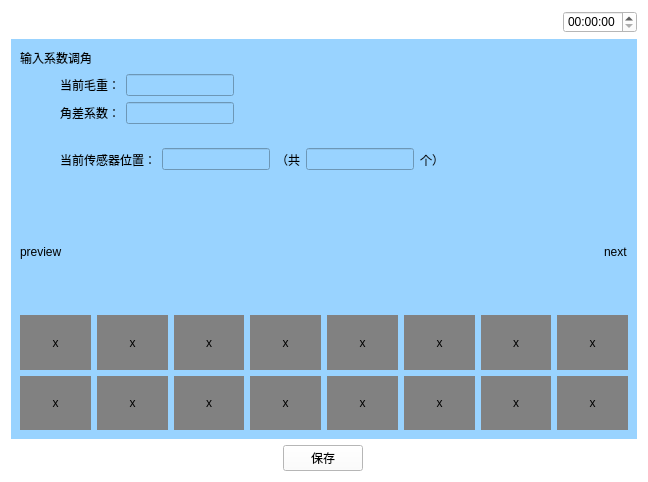
<?xml version="1.0" encoding="UTF-8"?>
<ui version="4.0">
 <class>Shuruxishu</class>
 <widget class="QWidget" name="Shuruxishu">
  <property name="geometry">
   <rect>
    <x>0</x>
    <y>0</y>
    <width>648</width>
    <height>482</height>
   </rect>
  </property>
  <property name="windowTitle">
   <string>Form</string>
  </property>
  <property name="styleSheet">
   <string notr="true">background-color: rgb(255, 255, 255);</string>
  </property>
  <layout class="QVBoxLayout" name="verticalLayout_4" stretch="1,5,1">
   <item>
    <layout class="QHBoxLayout" name="horizontalLayout_5">
     <item>
      <widget class="QPushButton" name="pushButton">
       <property name="text">
        <string/>
       </property>
       <property name="icon">
        <iconset resource="myimages.qrc">
         <normaloff>:/image/images/4g.png</normaloff>:/image/images/4g.png</iconset>
       </property>
       <property name="flat">
        <bool>true</bool>
       </property>
      </widget>
     </item>
     <item>
      <widget class="QPushButton" name="pushButton_2">
       <property name="text">
        <string/>
       </property>
       <property name="icon">
        <iconset resource="myimages.qrc">
         <normaloff>:/image/images/wireless.svg</normaloff>:/image/images/wireless.svg</iconset>
       </property>
       <property name="flat">
        <bool>true</bool>
       </property>
      </widget>
     </item>
     <item>
      <widget class="QPushButton" name="pushButton_3">
       <property name="text">
        <string/>
       </property>
       <property name="icon">
        <iconset resource="myimages.qrc">
         <normaloff>:/image/images/bl.svg</normaloff>:/image/images/bl.svg</iconset>
       </property>
       <property name="flat">
        <bool>true</bool>
       </property>
      </widget>
     </item>
     <item>
      <widget class="QPushButton" name="pushButton_4">
       <property name="text">
        <string/>
       </property>
       <property name="icon">
        <iconset resource="myimages.qrc">
         <normaloff>:/image/images/locate.svg</normaloff>:/image/images/locate.svg</iconset>
       </property>
       <property name="flat">
        <bool>true</bool>
       </property>
      </widget>
     </item>
     <item>
      <spacer name="horizontalSpacer_4">
       <property name="orientation">
        <enum>Qt::Horizontal</enum>
       </property>
       <property name="sizeHint" stdset="0">
        <size>
         <width>40</width>
         <height>20</height>
        </size>
       </property>
      </spacer>
     </item>
     <item>
      <widget class="QTimeEdit" name="timeEdit_2"/>
     </item>
    </layout>
   </item>
   <item>
    <widget class="QWidget" name="widget" native="true">
     <property name="sizePolicy">
      <sizepolicy hsizetype="Preferred" vsizetype="Preferred">
       <horstretch>0</horstretch>
       <verstretch>0</verstretch>
      </sizepolicy>
     </property>
     <property name="contextMenuPolicy">
      <enum>Qt::DefaultContextMenu</enum>
     </property>
     <property name="styleSheet">
      <string notr="true">background-color: rgb(153, 211, 255);</string>
     </property>
     <layout class="QVBoxLayout" name="verticalLayout_2">
      <item>
       <layout class="QHBoxLayout" name="horizontalLayout">
        <item>
         <widget class="QLabel" name="label">
          <property name="text">
           <string>输入系数调角</string>
          </property>
         </widget>
        </item>
        <item>
         <spacer name="horizontalSpacer">
          <property name="orientation">
           <enum>Qt::Horizontal</enum>
          </property>
          <property name="sizeHint" stdset="0">
           <size>
            <width>40</width>
            <height>20</height>
           </size>
          </property>
         </spacer>
        </item>
        <item>
         <layout class="QVBoxLayout" name="verticalLayout"/>
        </item>
       </layout>
      </item>
      <item>
       <layout class="QVBoxLayout" name="verticalLayout_3">
        <item>
         <layout class="QHBoxLayout" name="horizontalLayout_3">
          <item>
           <spacer name="horizontalSpacer_8">
            <property name="orientation">
             <enum>Qt::Horizontal</enum>
            </property>
            <property name="sizeType">
             <enum>QSizePolicy::Preferred</enum>
            </property>
            <property name="sizeHint" stdset="0">
             <size>
              <width>40</width>
              <height>20</height>
             </size>
            </property>
           </spacer>
          </item>
          <item>
           <widget class="QLabel" name="label_2">
            <property name="text">
             <string>当前毛重：</string>
            </property>
           </widget>
          </item>
          <item>
           <widget class="QLineEdit" name="lineEdit">
            <property name="sizePolicy">
             <sizepolicy hsizetype="Preferred" vsizetype="Fixed">
              <horstretch>0</horstretch>
              <verstretch>0</verstretch>
             </sizepolicy>
            </property>
           </widget>
          </item>
          <item>
           <spacer name="horizontalSpacer_6">
            <property name="orientation">
             <enum>Qt::Horizontal</enum>
            </property>
            <property name="sizeHint" stdset="0">
             <size>
              <width>40</width>
              <height>20</height>
             </size>
            </property>
           </spacer>
          </item>
         </layout>
        </item>
        <item>
         <layout class="QHBoxLayout" name="horizontalLayout_4">
          <item>
           <spacer name="horizontalSpacer_9">
            <property name="orientation">
             <enum>Qt::Horizontal</enum>
            </property>
            <property name="sizeType">
             <enum>QSizePolicy::Preferred</enum>
            </property>
            <property name="sizeHint" stdset="0">
             <size>
              <width>40</width>
              <height>20</height>
             </size>
            </property>
           </spacer>
          </item>
          <item>
           <widget class="QLabel" name="label_3">
            <property name="text">
             <string>角差系数：</string>
            </property>
           </widget>
          </item>
          <item>
           <widget class="QLineEdit" name="lineEdit_2">
            <property name="sizePolicy">
             <sizepolicy hsizetype="Preferred" vsizetype="Fixed">
              <horstretch>0</horstretch>
              <verstretch>0</verstretch>
             </sizepolicy>
            </property>
           </widget>
          </item>
          <item>
           <spacer name="horizontalSpacer_7">
            <property name="orientation">
             <enum>Qt::Horizontal</enum>
            </property>
            <property name="sizeHint" stdset="0">
             <size>
              <width>40</width>
              <height>20</height>
             </size>
            </property>
           </spacer>
          </item>
         </layout>
        </item>
        <item>
         <layout class="QHBoxLayout" name="horizontalLayout_6" stretch="0,0,0,0,0,0,0">
          <item>
           <spacer name="horizontalSpacer_10">
            <property name="orientation">
             <enum>Qt::Horizontal</enum>
            </property>
            <property name="sizeType">
             <enum>QSizePolicy::Preferred</enum>
            </property>
            <property name="sizeHint" stdset="0">
             <size>
              <width>40</width>
              <height>20</height>
             </size>
            </property>
           </spacer>
          </item>
          <item>
           <widget class="QLabel" name="label_5">
            <property name="text">
             <string>当前传感器位置：</string>
            </property>
           </widget>
          </item>
          <item>
           <widget class="QLineEdit" name="lineEdit_3">
            <property name="sizePolicy">
             <sizepolicy hsizetype="Preferred" vsizetype="Fixed">
              <horstretch>0</horstretch>
              <verstretch>0</verstretch>
             </sizepolicy>
            </property>
            <property name="minimumSize">
             <size>
              <width>40</width>
              <height>20</height>
             </size>
            </property>
           </widget>
          </item>
          <item>
           <widget class="QLabel" name="label_6">
            <property name="text">
             <string>（共</string>
            </property>
           </widget>
          </item>
          <item>
           <widget class="QLineEdit" name="lineEdit_4">
            <property name="sizePolicy">
             <sizepolicy hsizetype="Fixed" vsizetype="Fixed">
              <horstretch>0</horstretch>
              <verstretch>0</verstretch>
             </sizepolicy>
            </property>
            <property name="minimumSize">
             <size>
              <width>40</width>
              <height>20</height>
             </size>
            </property>
           </widget>
          </item>
          <item>
           <widget class="QLabel" name="label_7">
            <property name="text">
             <string>个）</string>
            </property>
           </widget>
          </item>
          <item>
           <spacer name="horizontalSpacer_11">
            <property name="orientation">
             <enum>Qt::Horizontal</enum>
            </property>
            <property name="sizeHint" stdset="0">
             <size>
              <width>40</width>
              <height>20</height>
             </size>
            </property>
           </spacer>
          </item>
         </layout>
        </item>
       </layout>
      </item>
      <item>
       <layout class="QHBoxLayout" name="horizontalLayout_7">
        <item>
         <widget class="QLabel" name="label_8">
          <property name="text">
           <string>preview</string>
          </property>
         </widget>
        </item>
        <item>
         <spacer name="horizontalSpacer_5">
          <property name="orientation">
           <enum>Qt::Horizontal</enum>
          </property>
          <property name="sizeHint" stdset="0">
           <size>
            <width>40</width>
            <height>20</height>
           </size>
          </property>
         </spacer>
        </item>
        <item>
         <widget class="QLabel" name="label_9">
          <property name="text">
           <string>next</string>
          </property>
         </widget>
        </item>
       </layout>
      </item>
      <item>
       <layout class="QGridLayout" name="gridLayout">
        <item row="0" column="0">
         <widget class="QLabel" name="label_4">
          <property name="styleSheet">
           <string notr="true">background-color: rgb(129, 129, 129);</string>
          </property>
          <property name="text">
           <string>x</string>
          </property>
          <property name="alignment">
           <set>Qt::AlignCenter</set>
          </property>
         </widget>
        </item>
        <item row="0" column="1">
         <widget class="QLabel" name="label_10">
          <property name="styleSheet">
           <string notr="true">background-color: rgb(129, 129, 129);</string>
          </property>
          <property name="text">
           <string>x</string>
          </property>
          <property name="alignment">
           <set>Qt::AlignCenter</set>
          </property>
         </widget>
        </item>
        <item row="0" column="2">
         <widget class="QLabel" name="label_11">
          <property name="styleSheet">
           <string notr="true">background-color: rgb(129, 129, 129);</string>
          </property>
          <property name="text">
           <string>x</string>
          </property>
          <property name="alignment">
           <set>Qt::AlignCenter</set>
          </property>
         </widget>
        </item>
        <item row="0" column="3">
         <widget class="QLabel" name="label_12">
          <property name="styleSheet">
           <string notr="true">background-color: rgb(129, 129, 129);</string>
          </property>
          <property name="text">
           <string>x</string>
          </property>
          <property name="alignment">
           <set>Qt::AlignCenter</set>
          </property>
         </widget>
        </item>
        <item row="0" column="4">
         <widget class="QLabel" name="label_13">
          <property name="styleSheet">
           <string notr="true">background-color: rgb(129, 129, 129);</string>
          </property>
          <property name="text">
           <string>x</string>
          </property>
          <property name="alignment">
           <set>Qt::AlignCenter</set>
          </property>
         </widget>
        </item>
        <item row="0" column="5">
         <widget class="QLabel" name="label_14">
          <property name="styleSheet">
           <string notr="true">background-color: rgb(129, 129, 129);</string>
          </property>
          <property name="text">
           <string>x</string>
          </property>
          <property name="alignment">
           <set>Qt::AlignCenter</set>
          </property>
         </widget>
        </item>
        <item row="0" column="6">
         <widget class="QLabel" name="label_15">
          <property name="styleSheet">
           <string notr="true">background-color: rgb(129, 129, 129);</string>
          </property>
          <property name="text">
           <string>x</string>
          </property>
          <property name="alignment">
           <set>Qt::AlignCenter</set>
          </property>
         </widget>
        </item>
        <item row="0" column="7">
         <widget class="QLabel" name="label_16">
          <property name="styleSheet">
           <string notr="true">background-color: rgb(129, 129, 129);</string>
          </property>
          <property name="text">
           <string>x</string>
          </property>
          <property name="alignment">
           <set>Qt::AlignCenter</set>
          </property>
         </widget>
        </item>
        <item row="1" column="0">
         <widget class="QLabel" name="label_17">
          <property name="styleSheet">
           <string notr="true">background-color: rgb(129, 129, 129);</string>
          </property>
          <property name="text">
           <string>x</string>
          </property>
          <property name="alignment">
           <set>Qt::AlignCenter</set>
          </property>
         </widget>
        </item>
        <item row="1" column="1">
         <widget class="QLabel" name="label_19">
          <property name="styleSheet">
           <string notr="true">background-color: rgb(129, 129, 129);</string>
          </property>
          <property name="text">
           <string>x</string>
          </property>
          <property name="alignment">
           <set>Qt::AlignCenter</set>
          </property>
         </widget>
        </item>
        <item row="1" column="2">
         <widget class="QLabel" name="label_24">
          <property name="styleSheet">
           <string notr="true">background-color: rgb(129, 129, 129);</string>
          </property>
          <property name="text">
           <string>x</string>
          </property>
          <property name="alignment">
           <set>Qt::AlignCenter</set>
          </property>
         </widget>
        </item>
        <item row="1" column="3">
         <widget class="QLabel" name="label_20">
          <property name="styleSheet">
           <string notr="true">background-color: rgb(129, 129, 129);</string>
          </property>
          <property name="text">
           <string>x</string>
          </property>
          <property name="alignment">
           <set>Qt::AlignCenter</set>
          </property>
         </widget>
        </item>
        <item row="1" column="4">
         <widget class="QLabel" name="label_23">
          <property name="styleSheet">
           <string notr="true">background-color: rgb(129, 129, 129);</string>
          </property>
          <property name="text">
           <string>x</string>
          </property>
          <property name="alignment">
           <set>Qt::AlignCenter</set>
          </property>
         </widget>
        </item>
        <item row="1" column="5">
         <widget class="QLabel" name="label_21">
          <property name="styleSheet">
           <string notr="true">background-color: rgb(129, 129, 129);</string>
          </property>
          <property name="text">
           <string>x</string>
          </property>
          <property name="alignment">
           <set>Qt::AlignCenter</set>
          </property>
         </widget>
        </item>
        <item row="1" column="6">
         <widget class="QLabel" name="label_22">
          <property name="styleSheet">
           <string notr="true">background-color: rgb(129, 129, 129);</string>
          </property>
          <property name="text">
           <string>x</string>
          </property>
          <property name="alignment">
           <set>Qt::AlignCenter</set>
          </property>
         </widget>
        </item>
        <item row="1" column="7">
         <widget class="QLabel" name="label_18">
          <property name="styleSheet">
           <string notr="true">background-color: rgb(129, 129, 129);</string>
          </property>
          <property name="text">
           <string>x</string>
          </property>
          <property name="alignment">
           <set>Qt::AlignCenter</set>
          </property>
         </widget>
        </item>
       </layout>
      </item>
     </layout>
    </widget>
   </item>
   <item>
    <layout class="QHBoxLayout" name="horizontalLayout_2">
     <item>
      <widget class="QPushButton" name="returnIndex">
       <property name="font">
        <font>
         <family>AR PL UMing TW MBE</family>
        </font>
       </property>
       <property name="styleSheet">
        <string notr="true">border-image: url(:/image/images/index.svg);</string>
       </property>
       <property name="text">
        <string/>
       </property>
       <property name="icon">
        <iconset resource="myimages.qrc">
         <normaloff>:/image/images/index.svg</normaloff>:/image/images/index.svg</iconset>
       </property>
       <property name="iconSize">
        <size>
         <width>40</width>
         <height>40</height>
        </size>
       </property>
       <property name="flat">
        <bool>true</bool>
       </property>
      </widget>
     </item>
     <item>
      <spacer name="horizontalSpacer_2">
       <property name="orientation">
        <enum>Qt::Horizontal</enum>
       </property>
       <property name="sizeHint" stdset="0">
        <size>
         <width>40</width>
         <height>20</height>
        </size>
       </property>
      </spacer>
     </item>
     <item>
      <widget class="QPushButton" name="save">
       <property name="text">
        <string>保存</string>
       </property>
      </widget>
     </item>
     <item>
      <spacer name="horizontalSpacer_3">
       <property name="orientation">
        <enum>Qt::Horizontal</enum>
       </property>
       <property name="sizeHint" stdset="0">
        <size>
         <width>40</width>
         <height>20</height>
        </size>
       </property>
      </spacer>
     </item>
     <item>
      <widget class="QPushButton" name="returnPage">
       <property name="text">
        <string/>
       </property>
       <property name="icon">
        <iconset resource="myimages.qrc">
         <normaloff>:/image/images/shangyiye.svg</normaloff>:/image/images/shangyiye.svg</iconset>
       </property>
       <property name="iconSize">
        <size>
         <width>40</width>
         <height>40</height>
        </size>
       </property>
       <property name="flat">
        <bool>true</bool>
       </property>
      </widget>
     </item>
    </layout>
   </item>
  </layout>
 </widget>
 <resources>
  <include location="myimages.qrc"/>
 </resources>
 <connections/>
</ui>
